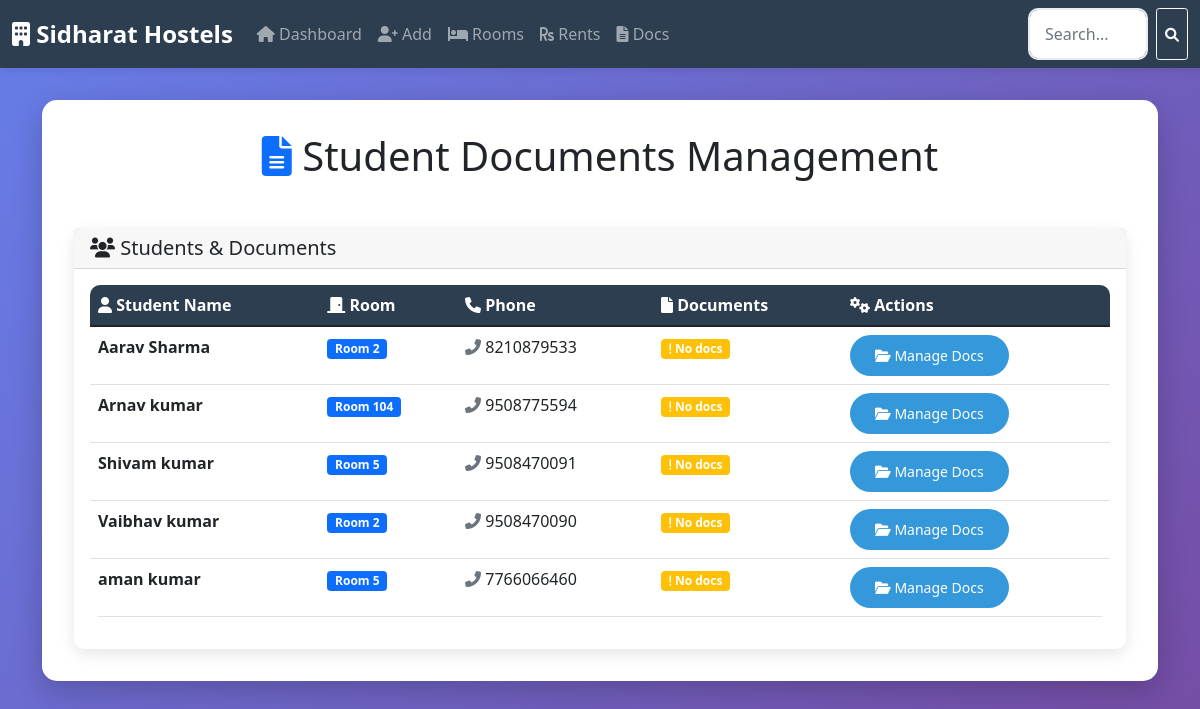
Screenshot of /documents with the database file from the repository.
### tables this page shows
CREATE TABLE students (
        id INTEGER PRIMARY KEY AUTOINCREMENT,
        name TEXT NOT NULL,
        phone TEXT NOT NULL,
        room_number INTEGER,
        check_in_date TEXT,
        monthly_fee REAL DEFAULT 5000
    , last_rent_paid TEXT);

### app.py (the view)
@app.route('/documents')
def documents():
    conn = get_db_connection()
    students = conn.execute('''SELECT s.id, s.name, s.room_number, s.phone,
                              COUNT(d.id) as doc_count
                              FROM students s
                              LEFT JOIN documents d ON s.id = d.student_id
                              GROUP BY s.id
                              ORDER BY s.name''').fetchall()
    conn.close()
    return render_template('documents.html', students=students)

### app.py (called while the page is built)
def get_db_connection():
    conn = sqlite3.connect('hostel.db')
    conn.row_factory = sqlite3.Row
    return conn

### templates/documents.html (shortened to what this page needs)
{% extends "base.html" %}
{% block content %}
<div class="row mb-4">
    <div class="col-12">
        <h1 class="text-center mb-4">
            <i class="fas fa-file-alt text-primary"></i>
            Student Documents Management
        </h1>
    </div>
</div>
<div class="row">
    <div class="col-12">
        <div class="card">
            <div class="card-header">
                <h5 class="mb-0">
                    <i class="fas fa-users"></i> Students & Documents
                </h5>
            </div>
            <div class="card-body">
                {% if students %}
                <div class="table-responsive">
                    <table class="table table-hover">
                        <thead>
                            <tr>
                                <th><i class="fas fa-user"></i> Student Name</th>
                                <th><i class="fas fa-door-closed"></i> Room</th>
                                <th><i class="fas fa-phone"></i> Phone</th>
                                <th><i class="fas fa-file"></i> Documents</th>
                                <th><i class="fas fa-cogs"></i> Actions</th>
                            </tr>
                        </thead>
                        <tbody>
                            {% for student in students %}
                            <tr>
                                <td>
                                    <strong>{{ student.name }}</strong>
                                </td>
                                <td>
                                    <span class="badge bg-primary">Room {{ student.room_number }}</span>
                                </td>
                                <td>
                                    <i class="fas fa-phone-alt text-muted"></i> {{ student.phone }}
                                </td>
                                <td>
                                    {% if student.doc_count > 0 %}
                                        <span class="badge bg-success">
                                            <i class="fas fa-check"></i> {{ student.doc_count }} docs
                                        </span>
                                    {% else %}
                                        <span class="badge bg-warning">
                                            <i class="fas fa-exclamation"></i> No docs
                                        </span>
                                    {% endif %}
                                </td>
                                <td>
                                    <a href="{{ url_for('student_documents', student_id=student.id) }}"
                                       class="btn btn-primary btn-sm">
                                        <i class="fas fa-folder-open"></i> Manage Docs
                                    </a>
                                </td>
                            </tr>
                            {% endfor %}
                        </tbody>
                    </table>
                </div>
                {% endif %}
            </div>
        </div>
    </div>
</div>
{% endblock %}

### templates/base.html (style rules this page uses)
:root { --primary-color: #2c3e50; --secondary-color: #3498db; --accent-color: #e74c3c; --success-color: #27ae60; }
body { background: linear-gradient(135deg, #667eea 0%, #764ba2 100%); min-height: 100vh; font-family: 'Segoe UI', Tahoma, Geneva, Verdana, sans-serif; }
.card { border: none; border-radius: 10px; box-shadow: 0 5px 15px rgba(0,0,0,0.1); transition: transform 0.3s ease; }
.btn-primary { background: var(--secondary-color); border: none; border-radius: 25px; padding: 10px 25px; }
.table { border-radius: 10px; overflow: hidden; }
.table thead { background: var(--primary-color); color: white; }

### rows the page displays
students: name "Aarav Sharma", room_number "2", phone "8210879533"
students: name "Arnav kumar", room_number "104", phone "9508775594"
students: name "Shivam kumar", room_number "5", phone "9508470091"
students: name "Vaibhav kumar", room_number "2", phone "9508470090"
students: name "aman kumar", room_number "5", phone "7766066460"
